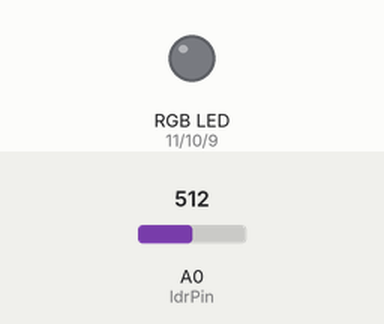
The sketch below on a simulated Arduino Uno, built with avr-gcc and run on an emulated ATmega328P. On the bench: an RGB LED mixed from three pins (HIGH = lit). Inputs (shaded band) come from the test bench; at power-on: A0 (ldrPin) = 512. Dim RGB values are drawn brighter than linear.

Above: at 1.2 s.
1.3 s: A0 (ldrPin) set to 893
2.8 s: A0 (ldrPin) set to 914
At 2.95 s:
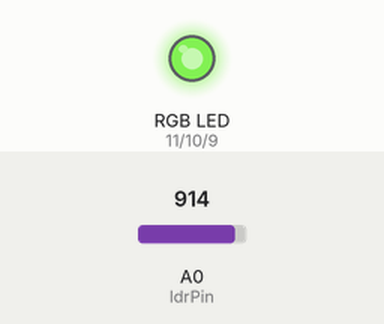
At 3.55 s:
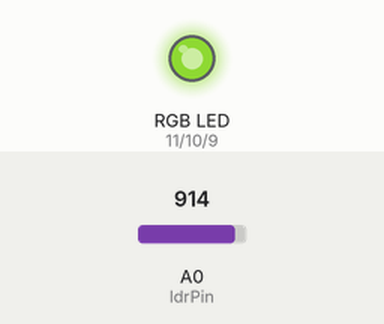
Timing chart, 0 to 58.5 s (numbered marks = the images above; inputs shaded):
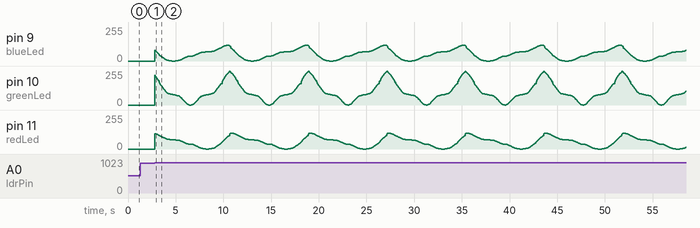

Measured:
- the behaviour switches between 900 and 901 on A0 (ldrPin) (found by bisection; images 0 and 1)
- after the input at 1.3 s, every drawn part: stays the same

The sketch:

mood_lamp_calm.ino
```cpp
/* Creation Crate Mood Lamp
    This lamp smoothly cycless through a colour spectrum
    It only turns on when its sourroundings are dark
    Color equations : we need to know dis ltr!
      Red = sin(x)
      Green = sin(x + PI/3)
      Blue = sin(x + 2*PI/3)
      These equations are how the program will calculate the brightness of the LEDs.

      Question: what is X? Time? Sensor??
*/

/* Step 1: Input User Defined Variables
    Think of vars like containers---the store values!
    You can replace this with any whole number
*/
int pulseSpeed = 5; // orig val 5

// These are the pins we are using with the UNO R3 (Arduino compatible)
// Yutes can see these nums on the board itself

int ldrPin = 0; //LDR in Analog Input 0 to read the surrounding light
int redLed = 11; // red LED in Digital pin 11
int greenLed = 10; // green LED in Digital pin 10
int blueLed = 9; // blue LED in Digital pin 9

int ambientLight; // This variable stores the value of the light in the room
int power = 255; // This variable controls the brightness of the lamp (2-255)

float RGB[3]; // This is an 'array'. It can hold 3 values: RGB[0], RGB[1], RGB[2]. We'll use this to store the values of Red, Blue and Green LEDs.

/* We will be using the value of 180/PI a lot in the main loop so to save time we will calculate
    it once here in the setup and store it in CommonMathVariable. Note: it is PI(i), not P1(one)
*/
float CommonMathVariable = 180 / PI;

/* Step 2: Create Setup Loop
    This 'loop' is not really a loop. It runs once in the beginning to create the default
    values for our LEDs.
*/

void setup() {
  // This tells the UNO R3 to send data out to the LEDs
  pinMode (redLed, OUTPUT);
  pinMode (greenLed, OUTPUT);
  pinMode (blueLed, OUTPUT);

  //This sets all the output (LEDs) to low (as in off), so that they do not turn on during startup
  digitalWrite(redLed, LOW);
  digitalWrite(greenLed, LOW);
  digitalWrite(blueLed, LOW);
} // Opening brackets must be accompanied by closing brackets

/* Step 3: Create Main Loop
    The previous sections are where we set up the variables. This section is where we put them to work!!
    This part of the program is a real 'loop'. It repeats itself over and over again,
    making small changes in the brightness of the LEDs each time - this creates a smooth transition
    in the coloooouuurrr.
*/

void loop () {
  for (float x = 0; x < PI; x = x + 0.000088) {
    RGB[0] = (power/2.14149) * abs(sin(x * (CommonMathVariable)));
    RGB[1] = power * abs(sin( (x + PI / 3) * (CommonMathVariable)));
    RGB[2] = (power/2.14149) * abs(sin( (x + (2 * PI) / 3) * (CommonMathVariable)));

    // This reads the light in the room and stores it as a number
    ambientLight = analogRead(ldrPin);

    // This 'if statement' will make the lamp turn on only if it is dark.
    // The darker it is the higher the number
    if (ambientLight > 900) {
      // These 'analog write' statements will send the values calculated above to the LEDs
      analogWrite(redLed, RGB[0]);
      analogWrite(greenLed, RGB[1]);
      analogWrite(blueLed, RGB[2]);
    } // don't forget to close the 'if statement' with bracket, you punk!
    else  // This 'else statement' will only activate if the 'if statement' above does not (i.e. it is too bright
      // in the room). The LEDs will turn off. (or else!!!)
    {
      analogWrite(redLed, LOW);
      analogWrite(greenLed, LOW);
      analogWrite(blueLed, LOW);
    }
    // This loop calculates the delay for each color depending on its current brightness. Brighter LEDs will change color slower
    // and vice versa.
    for (int i = 0; i < 3; i = i + 1) {
      if (RGB[i] < 1) {
        delay (20 * pulseSpeed); // delay by 20 pulses by default
      }
      // 'else if' means only one of these conditions can activate at a time
      else if (RGB[i] < 5) {
        delay (10 * pulseSpeed);
      }

      else if (RGB[i] < 10) {
        delay (2 * pulseSpeed);

      }
      else if (RGB[i] < 100) {
        delay (1 * pulseSpeed);
      }
      // This blank 'else statement' is a fail-safe mechanism. It instructs the program to do nuffin
      // if the conditions above don't activate. This prevents the programme from generating errors when calculating delays.
      else {}
    }
    // This delay gives the light-dependent resistoid time to settle and give accurate readings.

    delay(1);
  }
}// Remember to close yer brackets!!!
```
